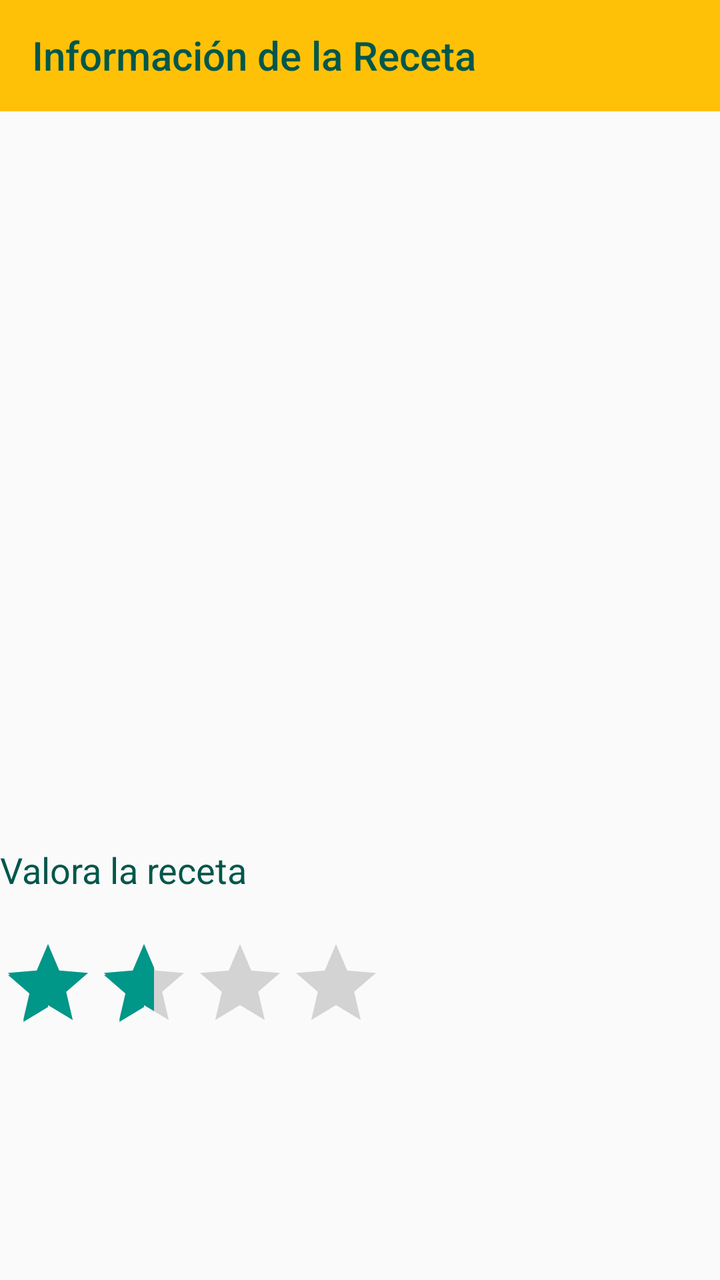
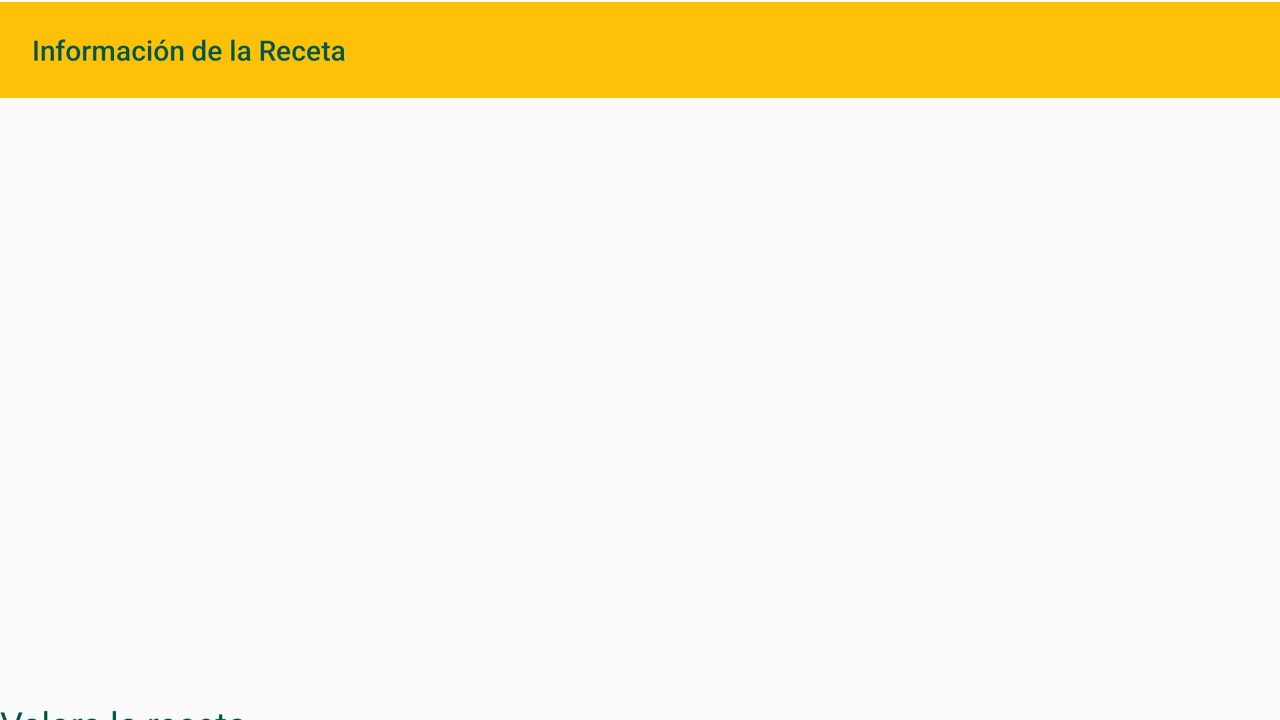

The same Android screen from two of the app's own layout files: first res/layout/ as a phone draws it, then the repository's variant for another configuration, drawn on a device whose configuration selects that folder. Both files follow.
<!-- AndroidManifest.xml: application theme AppTheme -->
<!-- res/layout/detalle_receta.xml -->
<?xml version="1.0" encoding="utf-8"?>
<androidx.constraintlayout.widget.ConstraintLayout
    xmlns:android="http://schemas.android.com/apk/res/android"
    xmlns:tools="http://schemas.android.com/tools"
    xmlns:app="http://schemas.android.com/apk/res-auto"
    android:layout_width="match_parent"
    android:layout_height="match_parent"
    tools:context=".Vistas.VistaListaRecetas">

    <com.google.android.material.appbar.AppBarLayout
        android:id="@+id/appBarLayout"
        android:layout_width="match_parent"
        android:layout_height="wrap_content"
        android:layout_marginBottom="8dp"
        app:layout_constraintBottom_toTopOf="@+id/nestedScrollView"
        app:layout_constraintEnd_toEndOf="parent"
        app:layout_constraintStart_toStartOf="parent"
        app:layout_constraintTop_toTopOf="parent">

        <androidx.appcompat.widget.Toolbar
            android:id="@+id/toolbar_detail"
            android:layout_width="match_parent"
            android:layout_height="?attr/actionBarSize"
            android:background="?attr/colorPrimary"
            android:elevation="4dp"
            android:theme="@style/ThemeOverlay.AppCompat.ActionBar"
            app:layout_collapseMode="pin"
            app:popupTheme="@style/AppTheme.PopupOverlay"
            app:title="@string/info_receta"
            app:titleTextColor="@color/titulobar" />
    </com.google.android.material.appbar.AppBarLayout>

    <androidx.core.widget.NestedScrollView
        android:id="@+id/nestedScrollView"
        android:layout_width="match_parent"
        android:layout_height="match_parent"
        android:layout_marginTop="63dp"
        app:layout_constraintEnd_toEndOf="parent"
        app:layout_constraintStart_toStartOf="parent"
        app:layout_constraintTop_toTopOf="@id/appBarLayout">


        <RelativeLayout
            android:layout_width="match_parent"
            android:layout_height="match_parent">

            <ImageView
                android:id="@+id/imagen_DetaReceta"
                android:layout_width="150dp"
                android:layout_height="150dp"
                android:layout_below="@+id/text_nomb_receta"
                android:layout_alignParentStart="true"
                android:layout_alignParentLeft="true"
                android:layout_alignParentEnd="true"
                android:layout_alignParentRight="true"
                android:layout_marginStart="0dp"
                android:layout_marginLeft="0dp"
                android:layout_marginTop="32dp"
                android:layout_marginEnd="0dp"
                android:layout_marginRight="0dp"
                android:gravity="center"
                android:scaleType="fitCenter"
                tools:layout_editor_absoluteY="42dp" />

            <RatingBar
                android:id="@+id/valoracion"
                android:layout_width="243dp"
                android:layout_height="wrap_content"
                android:layout_below="@+id/textViewValora"
                android:layout_gravity="center_horizontal"
                android:layout_marginStart="0dp"
                android:layout_marginLeft="0dp"
                android:layout_marginTop="21dp"
                android:layout_marginEnd="168dp"
                android:layout_marginRight="168dp"
                android:gravity="center"
                android:rating="2" />

            <TextView
                android:id="@+id/text_ingredientes"
                android:layout_width="match_parent"
                android:layout_height="wrap_content"
                android:layout_below="@+id/imagen_DetaReceta"
                android:layout_marginTop="24dp"
                android:fontFamily="sans-serif"
                android:textAppearance="@style/TextAppearance.AppCompat.Subhead"
                android:textColor="@color/primary_text"
                android:textSize="20sp"
                android:textStyle="normal" />

            <TextView
                android:id="@+id/textPreparacion"
                android:layout_width="match_parent"
                android:layout_height="wrap_content"
                android:layout_below="@+id/text_ingredientes"
                android:layout_marginTop="16dp"
                android:fontFamily="sans-serif"
                android:textAppearance="@style/TextAppearance.AppCompat.Subhead"
                android:textColor="@color/primary_text"
                android:textIsSelectable="true"
                android:textSize="20sp"
                android:textStyle="normal" />

            <TextView
                android:id="@+id/text_nomb_receta"
                android:layout_width="match_parent"
                android:layout_height="wrap_content"
                android:layout_alignParentLeft="true"
                android:layout_alignParentTop="true"
                android:layout_alignParentRight="true"
                android:layout_marginLeft="0dp"
                android:layout_marginTop="30dp"
                android:layout_marginRight="0dp"
                android:layout_weight="0.70"
                android:fontFamily="@font/happy_monkey"
                android:gravity="center"
                android:textAppearance="@style/TextAppearance.AppCompat.Subhead"
                android:textColor="@color/primary_dark"
                android:textSize="25sp"
                android:textStyle="bold" />

            <TextView
                android:id="@+id/textViewValora"
                android:layout_width="match_parent"
                android:layout_height="wrap_content"
                android:layout_below="@+id/textPreparacion"
                android:layout_alignParentStart="true"
                android:layout_alignParentLeft="true"
                android:layout_alignParentEnd="true"
                android:layout_alignParentRight="true"
                android:layout_marginTop="20dp"
                android:text="@string/VALORA"
                android:textColor="@color/titulobar"
                android:textSize="18sp" />

        </RelativeLayout>

    </androidx.core.widget.NestedScrollView>

</androidx.constraintlayout.widget.ConstraintLayout>
<!-- resources referenced by this layout -->
<resources>
  <color name="primary_dark">#FFA000</color>
  <color name="primary_text">#212121</color>
  <color name="titulobar">#00574B</color>
  <string name="VALORA">Valora la receta</string>
  <string name="info_receta">Información de la Receta</string>
  <style name="AppTheme.PopupOverlay" parent="ThemeOverlay.AppCompat.Light" />
  <style name="AppTheme" parent="Theme.AppCompat.Light.DarkActionBar">
          
          <item name="actionBarStyle">@style/ActionBarStyle</item>
          <item name="colorPrimary">@color/primary</item>
          <item name="colorPrimaryDark">@color/primary_dark</item>
          <item name="colorAccent">@color/accent</item>
  
      </style>
  <style name="ActionBarStyle" parent="Widget.AppCompat.ActionBar">
          <item name="titleTextStyle">@style/ActionBarTitleTextStyle</item>
          <item name="background">@color/primary</item>
      </style>
  <color name="primary">#FFC107</color>
  <color name="accent">#009688</color>
  <style name="ActionBarTitleTextStyle" parent="TextAppearance.AppCompat.Widget.ActionBar.Title">
          <item name="android:textColor">@color/titulobar</item>
      </style>
</resources>
<!-- res/layout-land/detalle_receta.xml (the repository's variant of the layout above) -->
<!-- drawn on the phone turned sideways -->
<?xml version="1.0" encoding="utf-8"?>
<androidx.constraintlayout.widget.ConstraintLayout
    xmlns:android="http://schemas.android.com/apk/res/android"
    xmlns:tools="http://schemas.android.com/tools"
    xmlns:app="http://schemas.android.com/apk/res-auto"
    android:layout_width="match_parent"
    android:layout_height="match_parent"
    tools:context=".Vistas.VistaListaRecetas">

    <com.google.android.material.appbar.AppBarLayout
        android:id="@+id/appBarLayout"
        android:layout_width="match_parent"
        android:layout_height="wrap_content"
        app:layout_constraintBottom_toTopOf="@+id/nestedScrollView"
        app:layout_constraintEnd_toEndOf="parent"
        app:layout_constraintStart_toStartOf="parent"
        app:layout_constraintTop_toTopOf="parent">

        <androidx.appcompat.widget.Toolbar
            android:id="@+id/toolbar_detail"
            android:layout_width="match_parent"
            android:layout_height="?attr/actionBarSize"
            android:background="?attr/colorPrimary"
            android:elevation="4dp"
            android:theme="@style/ThemeOverlay.AppCompat.ActionBar"
            app:layout_collapseMode="pin"
            app:popupTheme="@style/AppTheme.PopupOverlay"
            app:title="Información de la Receta"
            app:titleTextColor="@color/titulobar" />
    </com.google.android.material.appbar.AppBarLayout>

    <androidx.core.widget.NestedScrollView
        android:id="@+id/nestedScrollView"
        android:layout_width="match_parent"
        android:layout_height="match_parent"
        android:layout_marginTop="50dp"
        app:layout_constraintEnd_toEndOf="parent"
        app:layout_constraintStart_toStartOf="parent"
        app:layout_constraintTop_toTopOf="parent">


        <RelativeLayout
            android:layout_width="match_parent"
            android:layout_height="match_parent">

            <ImageView
                android:id="@+id/imagen_DetaReceta"
                android:layout_width="120dp"
                android:layout_height="120dp"
                android:layout_below="@+id/text_nomb_receta"
                android:layout_alignParentStart="true"
                android:layout_alignParentLeft="true"
                android:layout_alignParentEnd="true"
                android:layout_alignParentRight="true"
                android:layout_marginStart="0dp"
                android:layout_marginLeft="0dp"
                android:layout_marginTop="22dp"
                android:layout_marginEnd="0dp"
                android:layout_marginRight="0dp"
                android:gravity="center"
                android:scaleType="fitCenter"
                tools:layout_editor_absoluteY="42dp" />

            <RatingBar
                android:id="@+id/valoracion"
                android:layout_width="241dp"
                android:layout_height="wrap_content"
                android:layout_below="@+id/textViewValora"
                android:layout_gravity="center_horizontal"
                android:layout_marginStart="0dp"
                android:layout_marginLeft="0dp"
                android:layout_marginTop="10dp"
                android:layout_marginEnd="490dp"
                android:layout_marginRight="490dp"
                android:gravity="center"
                android:rating="2" />

            <TextView
                android:id="@+id/text_ingredientes"
                android:layout_width="match_parent"
                android:layout_height="wrap_content"
                android:layout_below="@+id/imagen_DetaReceta"
                android:layout_marginTop="14dp"
                android:fontFamily="sans-serif"
                android:textAppearance="@style/TextAppearance.AppCompat.Subhead"
                android:textColor="@color/primary_text"
                android:textSize="20sp"
                android:textStyle="normal" />

            <TextView
                android:id="@+id/textPreparacion"
                android:layout_width="match_parent"
                android:layout_height="wrap_content"
                android:layout_below="@+id/text_ingredientes"
                android:layout_marginTop="16dp"
                android:fontFamily="sans-serif"
                android:textAppearance="@style/TextAppearance.AppCompat.Subhead"
                android:textColor="@color/primary_text"
                android:textIsSelectable="true"
                android:textSize="20sp"
                android:textStyle="normal" />

            <TextView
                android:id="@+id/text_nomb_receta"
                android:layout_width="match_parent"
                android:layout_height="wrap_content"
                android:layout_alignParentLeft="true"
                android:layout_alignParentTop="true"
                android:layout_alignParentRight="true"
                android:layout_marginLeft="0dp"
                android:layout_marginTop="30dp"
                android:layout_marginRight="0dp"
                android:layout_weight="0.70"
                android:fontFamily="@font/happy_monkey"
                android:gravity="center"
                android:textAppearance="@style/TextAppearance.AppCompat.Subhead"
                android:textColor="@color/primary_dark"
                android:textSize="25sp"
                android:textStyle="bold" />

            <TextView
                android:id="@+id/textViewValora"
                android:layout_width="match_parent"
                android:layout_height="wrap_content"
                android:layout_below="@+id/textPreparacion"
                android:layout_alignParentStart="true"
                android:layout_alignParentLeft="true"
                android:layout_alignParentEnd="true"
                android:layout_alignParentRight="true"
                android:layout_marginTop="10dp"
                android:text="@string/VALORA"
                android:textColor="@color/titulobar"
                android:textSize="18sp" />

        </RelativeLayout>

    </androidx.core.widget.NestedScrollView>

</androidx.constraintlayout.widget.ConstraintLayout>
<!-- resources referenced by the variant -->
<!-- as the phone turned sideways resolves them -->
<resources>
  <color name="primary_dark">#FFA000</color>
  <color name="primary_text">#212121</color>
  <color name="titulobar">#00574B</color>
  <string name="VALORA">Valora la receta</string>
  <style name="AppTheme.PopupOverlay" parent="ThemeOverlay.AppCompat.Light" />
  <style name="AppTheme" parent="Theme.AppCompat.Light.DarkActionBar">
          
          <item name="actionBarStyle">@style/ActionBarStyle</item>
          <item name="colorPrimary">@color/primary</item>
          <item name="colorPrimaryDark">@color/primary_dark</item>
          <item name="colorAccent">@color/accent</item>
  
      </style>
  <style name="ActionBarStyle" parent="Widget.AppCompat.ActionBar">
          <item name="titleTextStyle">@style/ActionBarTitleTextStyle</item>
          <item name="background">@color/primary</item>
      </style>
  <color name="primary">#FFC107</color>
  <color name="accent">#009688</color>
  <style name="ActionBarTitleTextStyle" parent="TextAppearance.AppCompat.Widget.ActionBar.Title">
          <item name="android:textColor">@color/titulobar</item>
      </style>
</resources>
